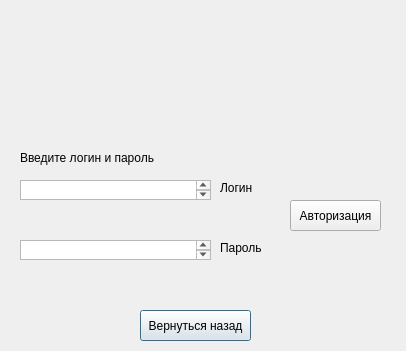
<?xml version="1.0" encoding="UTF-8"?>
<ui version="4.0">
 <class>AuthorizationWindow</class>
 <widget class="QDialog" name="AuthorizationWindow">
  <property name="geometry">
   <rect>
    <x>0</x>
    <y>0</y>
    <width>406</width>
    <height>351</height>
   </rect>
  </property>
  <property name="windowTitle">
   <string>Authorization</string>
  </property>
  <widget class="QPushButton" name="BackButton">
   <property name="geometry">
    <rect>
     <x>140</x>
     <y>310</y>
     <width>111</width>
     <height>31</height>
    </rect>
   </property>
   <property name="text">
    <string>Вернуться назад</string>
   </property>
  </widget>
  <widget class="QLabel" name="label">
   <property name="geometry">
    <rect>
     <x>20</x>
     <y>150</y>
     <width>181</width>
     <height>16</height>
    </rect>
   </property>
   <property name="text">
    <string>Введите логин и пароль</string>
   </property>
  </widget>
  <widget class="QPlainTextEdit" name="AdminLogin">
   <property name="geometry">
    <rect>
     <x>20</x>
     <y>180</y>
     <width>191</width>
     <height>20</height>
    </rect>
   </property>
  </widget>
  <widget class="QPlainTextEdit" name="AdminPass">
   <property name="geometry">
    <rect>
     <x>20</x>
     <y>240</y>
     <width>191</width>
     <height>20</height>
    </rect>
   </property>
  </widget>
  <widget class="QLabel" name="label_4">
   <property name="geometry">
    <rect>
     <x>220</x>
     <y>180</y>
     <width>181</width>
     <height>16</height>
    </rect>
   </property>
   <property name="text">
    <string>Логин</string>
   </property>
  </widget>
  <widget class="QLabel" name="label_7">
   <property name="geometry">
    <rect>
     <x>220</x>
     <y>240</y>
     <width>181</width>
     <height>16</height>
    </rect>
   </property>
   <property name="text">
    <string>Пароль</string>
   </property>
  </widget>
  <widget class="QPushButton" name="AdminAuth">
   <property name="geometry">
    <rect>
     <x>290</x>
     <y>200</y>
     <width>91</width>
     <height>31</height>
    </rect>
   </property>
   <property name="text">
    <string>Авторизация</string>
   </property>
  </widget>
 </widget>
 <resources/>
 <connections/>
</ui>
